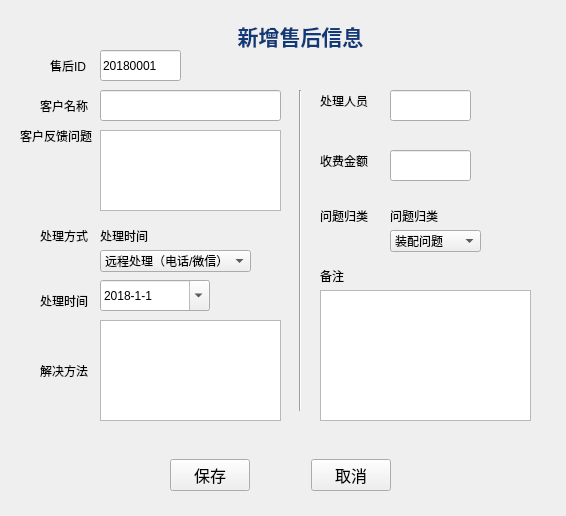
<?xml version="1.0" encoding="UTF-8"?>
<ui version="4.0">
 <class>Form</class>
 <widget class="QWidget" name="Form">
  <property name="geometry">
   <rect>
    <x>0</x>
    <y>0</y>
    <width>566</width>
    <height>516</height>
   </rect>
  </property>
  <property name="focusPolicy">
   <enum>Qt::StrongFocus</enum>
  </property>
  <property name="windowTitle">
   <string>Form</string>
  </property>
  <property name="autoFillBackground">
   <bool>true</bool>
  </property>
  <widget class="QLabel" name="label_13">
   <property name="geometry">
    <rect>
     <x>220</x>
     <y>20</y>
     <width>161</width>
     <height>31</height>
    </rect>
   </property>
   <property name="text">
    <string>&lt;html&gt;&lt;head/&gt;&lt;body&gt;&lt;p align=&quot;center&quot;&gt;&lt;span style=&quot; font-size:16pt; font-weight:600; color:#0f3978;&quot;&gt;新增售后信息&lt;/span&gt;&lt;/p&gt;&lt;/body&gt;&lt;/html&gt;</string>
   </property>
  </widget>
  <widget class="QLabel" name="label_7">
   <property name="geometry">
    <rect>
     <x>320</x>
     <y>260</y>
     <width>59</width>
     <height>31</height>
    </rect>
   </property>
   <property name="text">
    <string>备注</string>
   </property>
  </widget>
  <widget class="QLabel" name="label_6">
   <property name="geometry">
    <rect>
     <x>320</x>
     <y>70</y>
     <width>59</width>
     <height>61</height>
    </rect>
   </property>
   <property name="text">
    <string>处理人员</string>
   </property>
  </widget>
  <widget class="QWidget" name="horizontalLayoutWidget">
   <property name="geometry">
    <rect>
     <x>170</x>
     <y>450</y>
     <width>221</width>
     <height>51</height>
    </rect>
   </property>
   <layout class="QHBoxLayout" name="horizontalLayout">
    <item>
     <widget class="QPushButton" name="pushButton_save">
      <property name="font">
       <font>
        <family>宋体</family>
        <pointsize>12</pointsize>
        <weight>50</weight>
        <bold>false</bold>
       </font>
      </property>
      <property name="text">
       <string>保存</string>
      </property>
     </widget>
    </item>
    <item>
     <spacer name="horizontalSpacer">
      <property name="orientation">
       <enum>Qt::Horizontal</enum>
      </property>
      <property name="sizeHint" stdset="0">
       <size>
        <width>40</width>
        <height>20</height>
       </size>
      </property>
     </spacer>
    </item>
    <item>
     <widget class="QPushButton" name="pushButton_cancel">
      <property name="font">
       <font>
        <family>宋体</family>
        <pointsize>12</pointsize>
        <weight>50</weight>
        <bold>false</bold>
       </font>
      </property>
      <property name="text">
       <string>取消</string>
      </property>
     </widget>
    </item>
   </layout>
  </widget>
  <widget class="QLabel" name="label_8">
   <property name="geometry">
    <rect>
     <x>40</x>
     <y>340</y>
     <width>59</width>
     <height>61</height>
    </rect>
   </property>
   <property name="text">
    <string>解决方法</string>
   </property>
  </widget>
  <widget class="QComboBox" name="comboBox_method">
   <property name="geometry">
    <rect>
     <x>100</x>
     <y>250</y>
     <width>151</width>
     <height>22</height>
    </rect>
   </property>
   <item>
    <property name="text">
     <string>远程处理（电话/微信）</string>
    </property>
   </item>
   <item>
    <property name="text">
     <string>上门服务</string>
    </property>
   </item>
  </widget>
  <widget class="QLabel" name="label">
   <property name="geometry">
    <rect>
     <x>50</x>
     <y>50</y>
     <width>41</width>
     <height>31</height>
    </rect>
   </property>
   <property name="text">
    <string>售后ID</string>
   </property>
  </widget>
  <widget class="QLineEdit" name="lineEdit_id">
   <property name="geometry">
    <rect>
     <x>100</x>
     <y>50</y>
     <width>81</width>
     <height>31</height>
    </rect>
   </property>
   <property name="text">
    <string>20180001</string>
   </property>
   <property name="readOnly">
    <bool>false</bool>
   </property>
  </widget>
  <widget class="QLabel" name="label_2">
   <property name="geometry">
    <rect>
     <x>40</x>
     <y>90</y>
     <width>51</width>
     <height>31</height>
    </rect>
   </property>
   <property name="text">
    <string>客户名称</string>
   </property>
  </widget>
  <widget class="QLineEdit" name="lineEdit_name">
   <property name="geometry">
    <rect>
     <x>100</x>
     <y>90</y>
     <width>181</width>
     <height>31</height>
    </rect>
   </property>
  </widget>
  <widget class="QLabel" name="label_3">
   <property name="geometry">
    <rect>
     <x>20</x>
     <y>120</y>
     <width>72</width>
     <height>31</height>
    </rect>
   </property>
   <property name="text">
    <string>客户反馈问题</string>
   </property>
  </widget>
  <widget class="QLabel" name="label_4">
   <property name="geometry">
    <rect>
     <x>40</x>
     <y>220</y>
     <width>51</width>
     <height>31</height>
    </rect>
   </property>
   <property name="text">
    <string>处理方式</string>
   </property>
  </widget>
  <widget class="QLabel" name="label_5">
   <property name="geometry">
    <rect>
     <x>40</x>
     <y>280</y>
     <width>51</width>
     <height>41</height>
    </rect>
   </property>
   <property name="text">
    <string>处理时间</string>
   </property>
  </widget>
  <widget class="QLineEdit" name="lineEdit_staff">
   <property name="geometry">
    <rect>
     <x>390</x>
     <y>90</y>
     <width>81</width>
     <height>31</height>
    </rect>
   </property>
   <property name="text">
    <string/>
   </property>
  </widget>
  <widget class="QLabel" name="label_9">
   <property name="geometry">
    <rect>
     <x>320</x>
     <y>130</y>
     <width>59</width>
     <height>61</height>
    </rect>
   </property>
   <property name="text">
    <string>收费金额</string>
   </property>
  </widget>
  <widget class="QComboBox" name="comboBox_classify">
   <property name="geometry">
    <rect>
     <x>390</x>
     <y>230</y>
     <width>91</width>
     <height>22</height>
    </rect>
   </property>
   <item>
    <property name="text">
     <string>装配问题</string>
    </property>
   </item>
   <item>
    <property name="text">
     <string>零件质量问题</string>
    </property>
   </item>
   <item>
    <property name="text">
     <string>产品设计问题</string>
    </property>
   </item>
   <item>
    <property name="text">
     <string>使用不当</string>
    </property>
   </item>
  </widget>
  <widget class="QLabel" name="label_10">
   <property name="geometry">
    <rect>
     <x>320</x>
     <y>200</y>
     <width>51</width>
     <height>31</height>
    </rect>
   </property>
   <property name="text">
    <string>问题归类</string>
   </property>
  </widget>
  <widget class="Line" name="line">
   <property name="geometry">
    <rect>
     <x>290</x>
     <y>90</y>
     <width>20</width>
     <height>321</height>
    </rect>
   </property>
   <property name="orientation">
    <enum>Qt::Vertical</enum>
   </property>
  </widget>
  <widget class="QPlainTextEdit" name="plainTextEdit_problem">
   <property name="geometry">
    <rect>
     <x>100</x>
     <y>130</y>
     <width>181</width>
     <height>81</height>
    </rect>
   </property>
  </widget>
  <widget class="QPlainTextEdit" name="plainTextEdit_solution">
   <property name="geometry">
    <rect>
     <x>100</x>
     <y>320</y>
     <width>181</width>
     <height>101</height>
    </rect>
   </property>
  </widget>
  <widget class="QPlainTextEdit" name="plainTextEdit_remark">
   <property name="geometry">
    <rect>
     <x>320</x>
     <y>290</y>
     <width>211</width>
     <height>131</height>
    </rect>
   </property>
  </widget>
  <widget class="QLabel" name="label_classify">
   <property name="geometry">
    <rect>
     <x>390</x>
     <y>200</y>
     <width>71</width>
     <height>31</height>
    </rect>
   </property>
   <property name="text">
    <string>问题归类</string>
   </property>
  </widget>
  <widget class="QLabel" name="label_method">
   <property name="geometry">
    <rect>
     <x>100</x>
     <y>220</y>
     <width>161</width>
     <height>31</height>
    </rect>
   </property>
   <property name="text">
    <string>处理时间</string>
   </property>
  </widget>
  <widget class="QLineEdit" name="lineEdit_charge">
   <property name="geometry">
    <rect>
     <x>390</x>
     <y>150</y>
     <width>81</width>
     <height>31</height>
    </rect>
   </property>
   <property name="text">
    <string/>
   </property>
  </widget>
  <widget class="QDateEdit" name="dateEdit_handle">
   <property name="geometry">
    <rect>
     <x>100</x>
     <y>280</y>
     <width>110</width>
     <height>31</height>
    </rect>
   </property>
   <property name="dateTime">
    <datetime>
     <hour>0</hour>
     <minute>0</minute>
     <second>0</second>
     <year>2018</year>
     <month>1</month>
     <day>1</day>
    </datetime>
   </property>
   <property name="displayFormat">
    <string>yyyy-M-d</string>
   </property>
   <property name="calendarPopup">
    <bool>true</bool>
   </property>
   <property name="date">
    <date>
     <year>2018</year>
     <month>1</month>
     <day>1</day>
    </date>
   </property>
  </widget>
 </widget>
 <resources/>
 <connections>
  <connection>
   <sender>pushButton_save</sender>
   <signal>clicked()</signal>
   <receiver>Form</receiver>
   <slot>saveToSqlite()</slot>
   <hints>
    <hint type="sourcelabel">
     <x>216</x>
     <y>463</y>
    </hint>
    <hint type="destinationlabel">
     <x>91</x>
     <y>218</y>
    </hint>
   </hints>
  </connection>
  <connection>
   <sender>pushButton_cancel</sender>
   <signal>clicked()</signal>
   <receiver>Form</receiver>
   <slot>close()</slot>
   <hints>
    <hint type="sourcelabel">
     <x>389</x>
     <y>463</y>
    </hint>
    <hint type="destinationlabel">
     <x>361</x>
     <y>446</y>
    </hint>
   </hints>
  </connection>
 </connections>
 <slots>
  <slot>saveToSqlite()</slot>
 </slots>
</ui>
